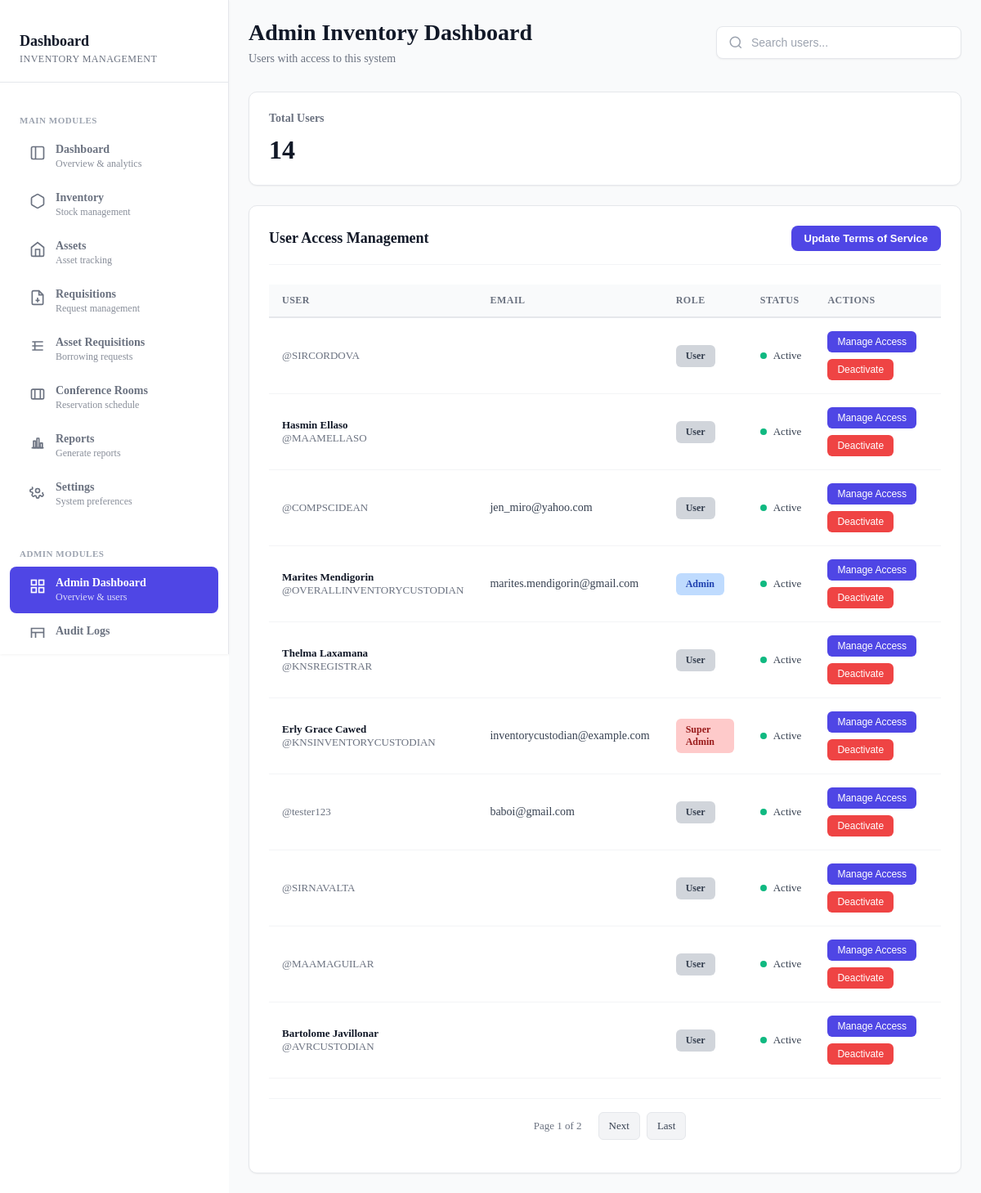
Page /inventorymanagement/admin/dashboard/ (signed in) on the earlier database version.
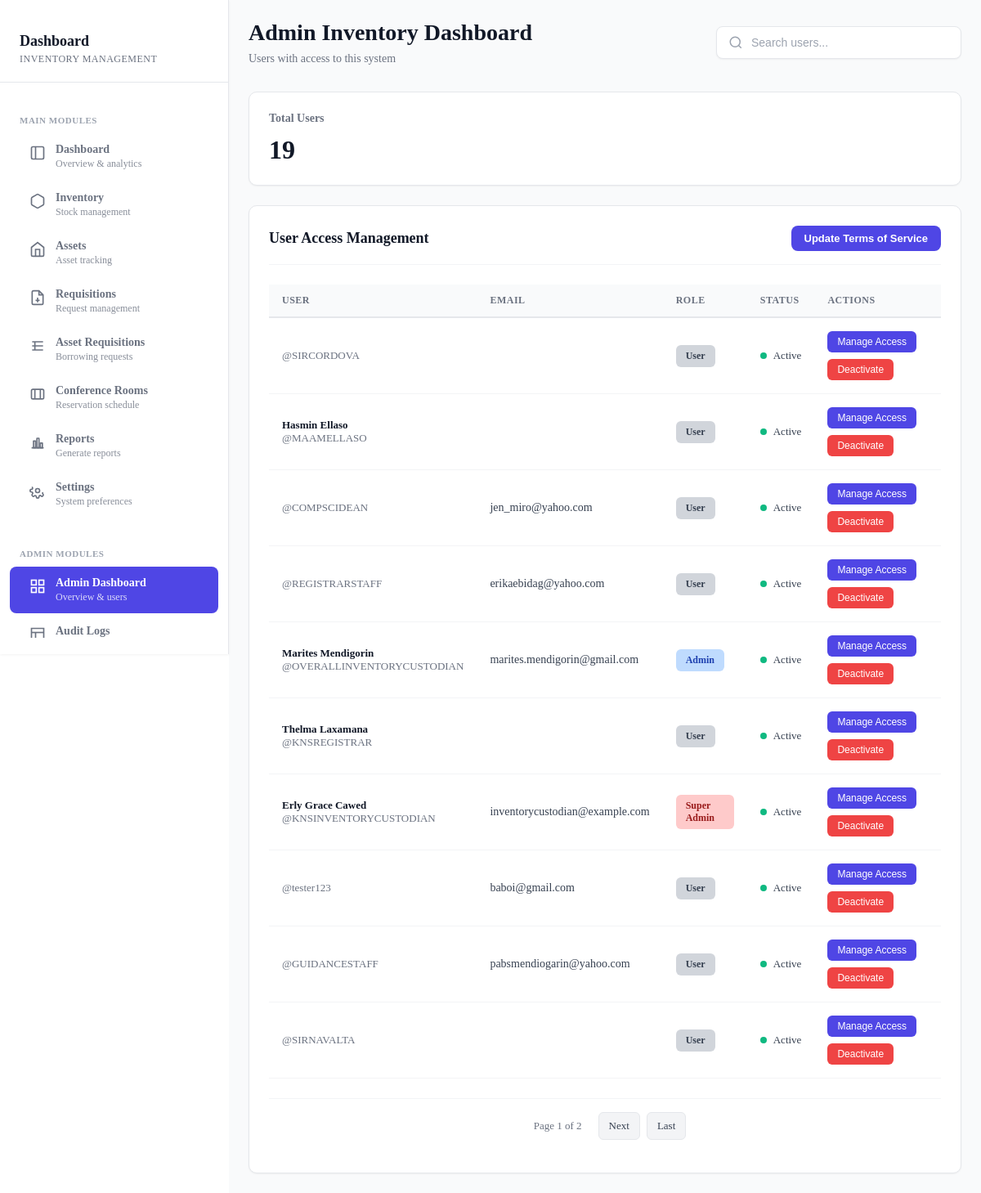
Same page on the later database version.
### core/models.py (models this page shows, shortened)
class CustomUser(AbstractUser):
    id = models.UUIDField(primary_key=True, default=uuid.uuid4, editable=False)
    _first_name = models.CharField(max_length=255, blank=True, db_column='first_name')
    _middle_name = models.CharField(max_length=255, blank=True, db_column='middle_name')
    _last_name = models.CharField(max_length=255, blank=True, db_column='last_name')
    is_email_verified = models.BooleanField(default=False)
    bio = models.TextField(blank=True)
    _phone_number = models.CharField(max_length=255, blank=True, db_column='phone_number')
    avatar = models.ImageField(upload_to='avatars/', null=True, blank=True)
    avatar_url = models.URLField(max_length=500, blank=True, null=True)
    @property
    def first_name(self):
        return decrypt(self._first_name) if self._first_name else ''
    @first_name.setter
    def first_name(self, value):
        self._first_name = encrypt(value) if value else ''
    @property
    def middle_name(self):
        return decrypt(self._middle_name) if self._middle_name else ''
    @middle_name.setter
    def middle_name(self, value):
        self._middle_name = encrypt(value) if value else ''
    @property
    def last_name(self):
        return decrypt(self._last_name) if self._last_name else ''
    @last_name.setter
    def last_name(self, value):
        self._last_name = encrypt(value) if value else ''
    @property
    def phone_number(self):
        return decrypt(self._phone_number) if self._phone_number else ''
    @phone_number.setter
    def phone_number(self, value):
        self._phone_number = encrypt(value) if value else ''

### inventorymanagement/views.py (the view, shortened to what this page needs)
# urls.py: path('admin/dashboard/', views.admin_dashboard, name='admin_dashboard'),
@login_required
@require_system_role(['admin', 'superadmin'])
def admin_dashboard(request):
    current_system = request.current_system or 'inventorymanagement'
    systems = request.session.get('accessible_systems', [])
    search_query = request.GET.get('search', '').strip()
    users_in_system = SystemMembership.objects.filter(
        system_name=current_system
    ).values_list('user_id', flat=True)
    User = get_user_model()
    users = User.objects.filter(id__in=users_in_system).exclude(id=request.user.id).exclude(is_superuser=True)
    total_users = users.count()
    paginator = Paginator(users, 10)
    page_number = request.GET.get('page') or 1
    users_page = paginator.get_page(page_number)
    tos_text = ''
    if current_system:
        try:
            system_record, created = Systems.objects.get_or_create(
                name=current_system,
                defaults={
                    'description': 'Inventory Management System',
                    'terms_of_service': 'Default Terms of Service for Inventory Management System. Please update this content.'
                }
            )
            tos_text = system_record.terms_of_service if system_record.terms_of_service else ''
        except Exception:
            tos_text = ''
    ROLE_LABELS = {
        'superadmin': 'Super Admin',
        'admin': 'Admin',
        'user': 'User',
    }
    system_roles = {
        m.user_id: (m.system_role, ROLE_LABELS.get(m.system_role, m.system_role.title()))
        for m in SystemMembership.objects.filter(
            system_name=current_system,
            user__in=users_page
        )
    }
    context = {
        'systems': systems,
        'current_system': current_system,
        'users': users_page,
        'total_users': total_users,
        'search_query': search_query,
        'tos_text': tos_text,
        'system_roles': system_roles,
    }
    return render(
        request,
        'inventorymanagement/pages/admin/dashboard.html',
        context
    )

### core/templatetags/system_extras.py (called while the page is built)
@register.filter
def dict_get(dictionary, key):
    if dictionary and key:
        return dictionary.get(key, ('user', 'User'))
    return ('user', 'User')

### core/utils/encryption.py (called while the page is built)
def decrypt(value: str) -> str:
    if not value:
        return ""
    try:
        return fernet.decrypt(value.encode()).decode()
    except InvalidToken:
        return value

### projectmanagement/templatetags/user_role.py (called while the page is built)
@register.simple_tag
def get_user_role(user, system_name):
    if not user.is_authenticated:
        return None
    membership = SystemMembership.objects.filter(
        user=user,
        system_name=system_name,
        system_role__in=['admin', 'superadmin']
    ).first()
    return membership.system_role if membership else None

### inventorymanagement/templates/inventorymanagement/pages/admin/dashboard.html (shortened to what this page needs)
{% extends 'inventorymanagement/base.html' %}
{% load static %}
{% block extra_head %}
<link rel="stylesheet" href="{% static 'inventorymanagement/css/pages/admin/dashboard.css' %}">
<link rel="stylesheet" href="{% static 'inventorymanagement/css/modals/admin/manage_user_access_modal.css' %}">
{% endblock %}
{% block content %}
        <main class="main-content">
        <div class="top-bar">
            <div class="page-header">
            <h1>Admin Inventory Dashboard</h1>
            <p>Users with access to this system</p>
            </div>
            <div class="top-bar-actions">
                <div class="search-box">
                    <svg width="18" height="18" viewBox="0 0 24 24" fill="none" stroke="currentColor" stroke-width="2">
                    <circle cx="11" cy="11" r="8"></circle>
                    <path d="M21 21l-4.35-4.35"></path>
                    </svg>
                    <input type="text" placeholder="Search users..." id="task-search" value="{{ search_query }}">
                </div>
            </div>
        </div>
                <div class="stats-grid">
                    <div class="stat-card">
                        <h3>Total Users</h3>
                        <div class="stat-value">{{ total_users }}</div>
                    </div>
                </div>
                <section class="user-list-section">
                    <div class="section-header">
                        <h2>User Access Management</h2>
                        <div class="header-actions">
                            <button type="button" id="openTosModal" class="btn-sm btn-primary">
                                Update Terms of Service
                            </button>
                        </div>
                    </div>
                    <div id="user-list-content">
                        {% include 'inventorymanagement/partials/admin/_user_access_view.html' %}
                    </div>
        </main>
{% endblock %}

### inventorymanagement/templates/inventorymanagement/partials/admin/_user_access_view.html (shortened to what this page needs)
{% load system_extras %}
{% if users %}
<table class="user-table">
    <thead>
        <tr>
            <th>User</th>
            <th>Email</th>
            <th>Role</th>
            <th>Status</th>
            <th>Actions</th>
        </tr>
    </thead>
    <tbody>
        {% for user in users %}
        <tr>
            <td>
                <div class="user-name">{{ user.first_name }} {{ user.last_name }}</div>
                <div class="user-email">@{{ user.username }}</div>
            </td>
            <td>{{ user.email }}</td>
            <td>
                {% if system_roles %}
                    {% with role_info=system_roles|dict_get:user.id %}
                        {% if role_info.0 == 'superadmin' %}
                            <span class="role-badge superadmin">{{ role_info.1 }}</span>
                        {% elif role_info.0 == 'admin' %}
                            <span class="role-badge admin">{{ role_info.1 }}</span>
                        {% else %}
                            <span class="role-badge user">{{ role_info.1 }}</span>
                        {% endif %}
                    {% endwith %}
                {% else %}
                    <span class="role-badge user">User</span>
                {% endif %}
            </td>
            <td>
                <div class="user-status">
                    <span class="status-indicator {% if user.is_active %}active{% else %}inactive{% endif %}"></span>
                    {% if user.is_active %}Active{% else %}Inactive{% endif %}
                </div>
            </td>
            <td>
                <div class="action-buttons">
                    <button type="button" class="manage-access-btn"
                            data-user-id="{{ user.id }}"
                            data-username="{{ user.username }}"
                            data-role="{% if system_roles %}{% with role_info=system_roles|dict_get:user.id %}{{ role_info.0 }}{% endwith %}{% else %}user{% endif %}">
                        Manage Access
                    </button>
                    {% if user.is_active %}
                    <form method="post" action="{% url 'inventorymanagement:deactivate_user' user.id %}" style="display: inline;">
                        <button type="submit" class="deactivate-btn" onclick="return confirm('Are you sure?')">Deactivate</button>
                    </form>
                    {% else %}
                    <form method="post" action="{% url 'inventorymanagement:activate_user' user.id %}" style="display: inline;">
                        {% csrf_token %}
                        <button type="submit" class="activate-btn">Activate</button>
                    </form>
                    {% endif %}
                </div>
            </td>
        </tr>
        {% endfor %}
    </tbody>
</table>
{% if users.has_other_pages %}
<div class="pagination">
    <span class="pagination-info">
        Page {{ users.number }} of {{ users.paginator.num_pages }}
    </span>
    {% if users.has_next %}
        <a href="{{ request.path }}?page={{ users.next_page_number }}{% if search_query %}&search={{ search_query }}{% endif %}" class="pagination-link">Next</a>
        <a href="{{ request.path }}?page={{ users.paginator.num_pages }}{% if search_query %}&search={{ search_query }}{% endif %}" class="pagination-link">Last</a>
    {% endif %}
</div>
{% endif %}
{% endif %}

Differences in the rows shown:
no longer on this page (row unchanged): CustomUser: username "MAAMAGUILAR", role_info "User", is_active True (drawn)
no longer on this page (row unchanged): CustomUser: first_name "Bartolome", last_name "Javillonar", username "AVRCUSTODIAN", role_info "User", is_active True (drawn)
added CustomUser: username "REGISTRARSTAFF", email "erikaebidag@yahoo.com", role_info "User", is_active True (drawn)
added CustomUser: username "GUIDANCESTAFF", email "pabsmendiogarin@yahoo.com", role_info "User", is_active True (drawn)
Other differences:
{{ total_users }}: "14" → "19"
